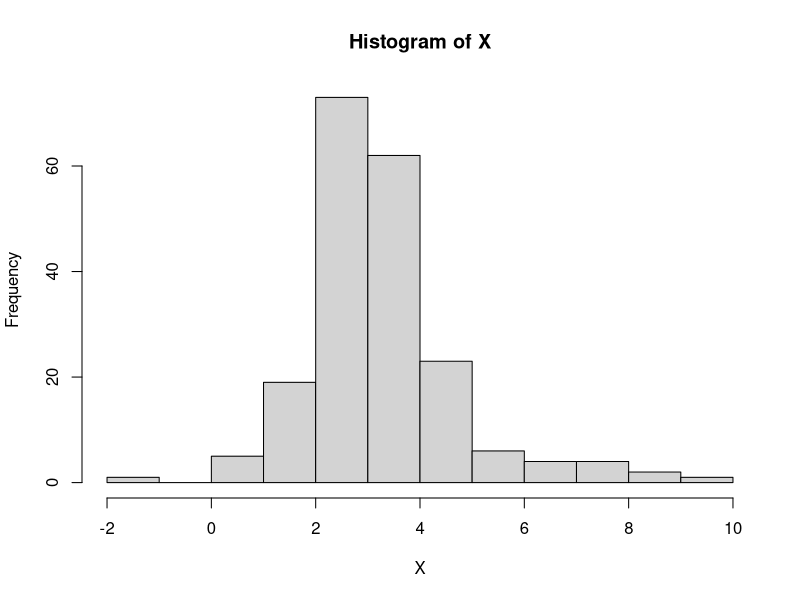
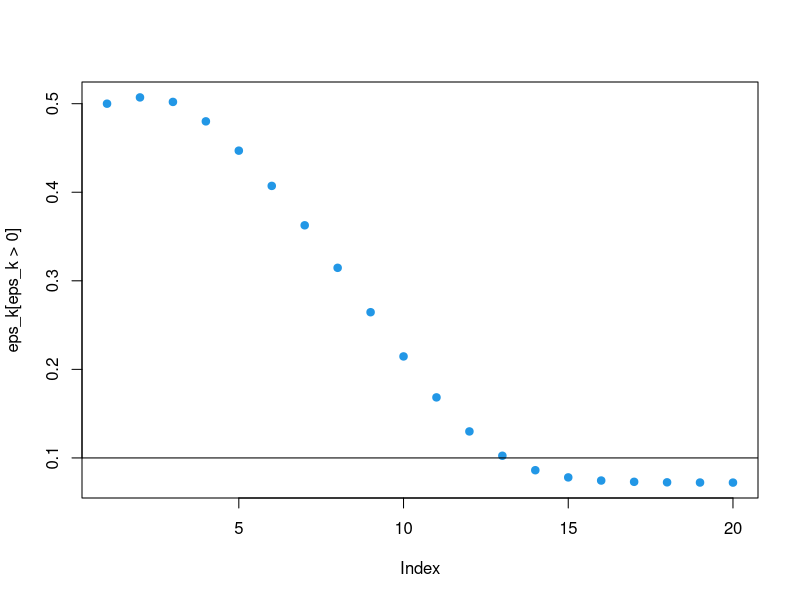
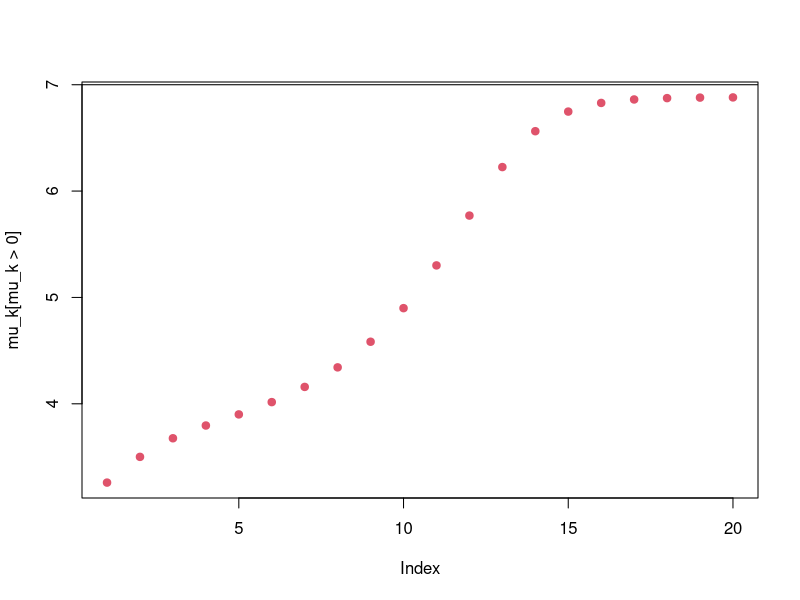

Write R code to recreate these figures, in order.
###Data generation
mu=7
eps=0.1
n=200
altern=rbinom(n,1,eps)
muvec=3*(1-altern)+mu*altern
X=rnorm(n,muvec,1)
hist(X)


#####initialization
eps_k=rep(0,500)
mu_k=rep(0,500)
eps_k[1]=0.5
mu_k[1]=mean(X)
D=1
k=1

####EM algorithm
while (D>10^(-5) & k<500){
  ####expectation step
  
  pi=dnorm(X-mu_k[k])*eps_k[k]/(dnorm(X-mu_k[k])*eps_k[k]+dnorm(X-3)*(1-eps_k[k]));
 
  
  ####maximization step
  mu_k[k+1]=sum(pi*X)/sum(pi)
  eps_k[k+1]=sum(pi)/n;
  
  ###stop criterion
  D=(mu_k[k+1]-mu_k[k])^2+(eps_k[k+1]-eps_k[k])^2;
  k=k+1;
}


#### Analysis of results

k


plot(eps_k[eps_k>0], pch=19, col=4)
abline(h=eps)
plot(mu_k[mu_k>0], pch=19, col=2)
abline(h=mu)

